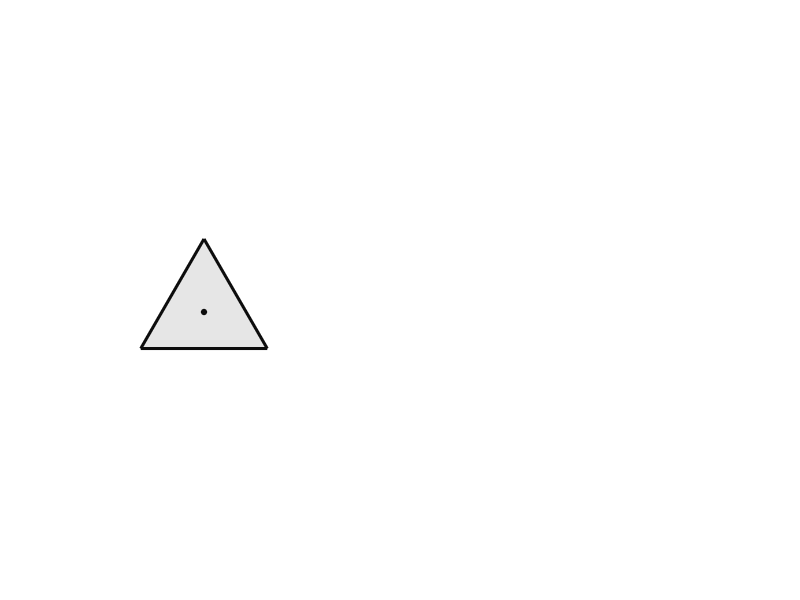

The MATLAB source for this figure: (Note: this script raises an error after producing the figure.)
%% force_diagram_clean.m
% Redraw of "Hinh 4.1" (force-distribution diagram) in a clean vector
% style: proper arrows (quiver, fixed-fraction heads), no default MATLAB
% text-only annotations, boxed equation callouts, consistent color coding.
%
% Panel (a): force balance at the moving platform (TCP)
% Panel (b): force on one active arm (bicep)
%
% All numeric values (81 N, 175.8 N, 122.7 N, 68 N, 123 N, 79 N, 94 N,
% 50 deg) are taken as-given from the thesis force analysis and are NOT
% recomputed here.
%
% Output: F:\DeltaRobot\MoPhong_Luc\figs\force_diagram_clean.png

close all; clc;

outDir = 'F:\DeltaRobot\MoPhong_Luc\figs';
if ~exist(outDir,'dir'); mkdir(outDir); end

%% ---- color scheme -------------------------------------------------
col.black   = [0.05 0.05 0.05];       % structural lines
col.blue    = [0.05 0.05 0.05];       % f_i*l_i vectors, N_e/V_e
col.orange  = [0.05 0.05 0.05];       % inertial / motor-related (F_qt, tau)
col.darkred = [0.05 0.05 0.05];       % weight vectors (W, W_arm)
col.purple  = [0.05 0.05 0.05];       % resultant force (F_e)
col.fillTri = [0.90 0.90 0.90];       % platform triangle fill (light gray, non-black so edges stay visible)
col.gray    = [0.35 0.35 0.35];       % reference / construction lines (kept slightly lighter to distinguish dashed ref line)

lwStruct = 2.2;   % structural line width
lwVec    = 1.8;   % force vector line width
lwArc    = 1.4;   % arc line width
fsLabel  = 11;     % math label font size
fsTxt    = 10;     % Vietnamese label font size
fsBox    = 10.5;   % equation box font size
fsTitle  = 12.5;   % panel title font size

fig = figure('Color','w','Position',[100 100 1400 460],'Units','pixels');

%% =====================================================================
%  PANEL (a) -- force balance at the moving platform (TCP)
%% =====================================================================
ax1 = axes('Parent',fig,'Position',[0.045 0.06 0.42 0.84]);
hold(ax1,'on'); axis(ax1,'equal'); axis(ax1,'off');
xlim(ax1,[-2.3 2.3]); ylim(ax1,[-2.1 2.1]);

R = 1.0;                       % platform "circumradius" for the sketch
vAng = [90 210 330];           % vertex angles: up, down-left, down-right
V = R*[cosd(vAng); sind(vAng)]';   % 3x2 vertex coords

% --- platform triangle (light fill, black edge) ---
patch(ax1,'XData',V(:,1),'YData',V(:,2), ...
    'FaceColor',col.fillTri,'EdgeColor',col.black,'LineWidth',lwStruct);
plot(ax1, 0, 0, 'o', 'MarkerSize',4,'MarkerFaceColor',col.black,'MarkerEdgeColor',col.black);

% --- f_i*l_i vectors: outward from each vertex along its own direction ---
armLen = 0.75;
fLabels = {'$f_1\ell_1$','$f_2\ell_2$','$f_3\ell_3$'};
fLabelsTex = {'f_{1}l_{1}','f_{2}l_{2}','f_{3}l_{3}'};
labOffsets = [0 0.18; -0.16 -0.10; 0.16 -0.10];   % nudge label away from arrow tip
labHA = {'center','right','left'};
for k = 1:3
    dir_k = V(k,:)/R;                       % unit outward direction
    p0 = V(k,:);
    p1 = V(k,:) + armLen*dir_k;
    drawArrow(ax1, p0, p1, col.blue, lwVec, 0.35);
    lp = p1 + labOffsets(k,:);
    text(ax1, lp(1), lp(2), fLabelsTex{k}, 'Interpreter','tex', ...
        'FontSize',fsLabel,'Color',col.blue,'HorizontalAlignment',labHA{k}, ...
        'VerticalAlignment','middle','FontWeight','bold');
end

% --- F_qt (inertial force), up-and-right, orange ---
qtAng = 45;
qtLen = 1.05;
p1 = [qtLen*cosd(qtAng), qtLen*sind(qtAng)];
drawArrow(ax1, [0 0], p1, col.orange, lwVec, 0.30);
text(ax1, p1(1)+0.10, p1(2)+0.16, 'F_{qt}', 'Interpreter','tex', ...
    'FontSize',fsLabel,'Color',col.orange,'HorizontalAlignment','left', ...
    'VerticalAlignment','middle','FontWeight','bold');

% --- W, straight down, dark red ---
wLen = 1.05;
p1 = [0, -wLen];
drawArrow(ax1, [0 0], p1, col.darkred, lwVec, 0.30);
text(ax1, p1(1)+0.10, p1(2)-0.05, 'W', 'Interpreter','tex', ...
    'FontSize',fsLabel,'Color',col.darkred,'HorizontalAlignment','left', ...
    'VerticalAlignment','top','FontWeight','bold');

text(ax1, 0, 2.05, '(a) Sơ đồ phân bố lực tại bàn máy (TCP)', ...
    'Interpreter','none','FontSize',fsTitle,'FontWeight','bold', ...
    'HorizontalAlignment','center','VerticalAlignment','bottom');

%% =====================================================================
%  PANEL (b) -- force on one active arm (bicep)
%% =====================================================================
ax2 = axes('Parent',fig,'Position',[0.555 0.06 0.42 0.84]);
hold(ax2,'on'); axis(ax2,'equal'); axis(ax2,'off');
xlim(ax2,[-1.3 4.3]); ylim(ax2,[-3.0 1.6]);

O = [0 0];
armAngDeg = -20;
Larm = 3.0;
E = O + Larm*[cosd(armAngDeg) sind(armAngDeg)];

% --- arm as a thick structural line segment ---
plot(ax2, [O(1) E(1)], [O(2) E(2)], '-', 'Color', col.black, 'LineWidth', 4.2);
plot(ax2, O(1), O(2), 'o', 'MarkerSize',5,'MarkerFaceColor',col.black,'MarkerEdgeColor',col.black);
plot(ax2, E(1), E(2), 'o', 'MarkerSize',5,'MarkerFaceColor',col.black,'MarkerEdgeColor',col.black);

% --- dashed reference line: arm axis extended beyond E (for the mu arc) ---
Lext = 1.0;
Eext = E + Lext*[cosd(armAngDeg) sind(armAngDeg)];
plot(ax2, [E(1) Eext(1)], [E(2) Eext(2)], '--', 'Color', col.gray, 'LineWidth', 1.1);

% --- O label ---
text(ax2, O(1)-0.15, O(2)+0.32, 'O (vai, RA hộp số)', 'Interpreter','none', ...
    'FontSize',fsTxt,'Color',col.black,'HorizontalAlignment','left', ...
    'VerticalAlignment','bottom','FontWeight','bold');

% --- torque arc near O, small curved arrow, orange ---
tCenter = O + [-0.55 -0.35];
tRadius = 0.42;
drawArc(ax2, tCenter, tRadius, 40, 300, col.orange, 1.9, true);
text(ax2, tCenter(1)-0.05, tCenter(2)-0.62, '\tau (mô-men động cơ)', ...
    'Interpreter','tex','FontSize',fsTxt,'Color',col.orange, ...
    'HorizontalAlignment','center','VerticalAlignment','top','FontWeight','bold');

% --- W_arm, straight down from arm midpoint, dark red ---
M = (O + E)/2;
wArmLen = 68*0.012;
p1 = M + [0 -wArmLen];
drawArrow(ax2, M, p1, col.darkred, lwVec, 0.30);
text(ax2, p1(1)+0.12, p1(2)-0.02, 'W_{arm}', 'Interpreter','tex', ...
    'FontSize',fsLabel,'Color',col.darkred,'HorizontalAlignment','left', ...
    'VerticalAlignment','top','FontWeight','bold');

% --- F_e, resultant end force, purple, angle mu from arm axis ---
muDeg = 50;
feAngDeg = armAngDeg - muDeg;     % rotate clockwise (further downward) from arm axis
feLen = 123*0.012;
p1 = E + feLen*[cosd(feAngDeg) sind(feAngDeg)];
drawArrow(ax2, E, p1, col.purple, 2.1, 0.28);
text(ax2, p1(1)+0.12, p1(2)-0.05, 'F_e', 'Interpreter','tex', ...
    'FontSize',fsLabel,'Color',col.purple,'HorizontalAlignment','left', ...
    'VerticalAlignment','top','FontWeight','bold');

% --- angle arc for mu between arm-extended line and F_e, at E ---
muArcR = 0.55;
drawArc(ax2, E, muArcR, feAngDeg, armAngDeg, col.black, 1.3, false);
muMid = feAngDeg + (armAngDeg-feAngDeg)/2;
mp = E + (muArcR+0.28)*[cosd(muMid) sind(muMid)];
text(ax2, mp(1), mp(2), '\mu', 'Interpreter','tex','FontSize',fsLabel+1, ...
    'Color',col.black,'HorizontalAlignment','center','VerticalAlignment','middle', ...
    'FontWeight','bold');

text(ax2, 1.55, 1.35, '(b) Sơ đồ phân bố lực một cánh tay (bicep)', ...
    'Interpreter','none','FontSize',fsTitle,'FontWeight','bold', ...
    'HorizontalAlignment','center','VerticalAlignment','bottom');

%% ---- export ---------------------------------------------------------
outFile = fullfile(outDir,'force_diagram_clean.png');
set(fig,'PaperPositionMode','auto');
try
    exportgraphics(fig, outFile, 'Resolution', 200);
catch
    print(fig, outFile, '-dpng', '-r200');
end

fprintf('Saved: %s\n', outFile);
d = dir(outFile);
fprintf('Size: %d bytes\n', d.bytes);

%% =====================================================================
%  Local helper functions
%% =====================================================================
function h = drawArrow(ax, p0, p1, color, lw, headfrac)
    % Draw a clean vector arrow from p0 to p1 using quiver (no autoscale).
    dx = p1(1) - p0(1);
    dy = p1(2) - p0(2);
    h = quiver(ax, p0(1), p0(2), dx, dy, 0, ...
        'Color', color, 'LineWidth', lw, ...
        'MaxHeadSize', headfrac, 'AutoScale', 'off', ...
        'MarkerSize', 0.001);
end

function drawArc(ax, center, r, theta1_deg, theta2_deg, color, lw, arrowAtEnd)
    % Draw a circular arc from theta1 to theta2 (degrees), optionally with
    % a small arrowhead tangent to the arc at its end.
    th = linspace(theta1_deg, theta2_deg, 60);
    xarc = center(1) + r*cosd(th);
    yarc = center(2) + r*sind(th);
    plot(ax, xarc, yarc, '-', 'Color', color, 'LineWidth', lw);
    if arrowAtEnd
        dth = sign(theta2_deg - theta1_deg) * 3;
        tx0 = center(1) + r*cosd(theta2_deg - dth);
        ty0 = center(2) + r*sind(theta2_deg - dth);
        tx1 = xarc(end);
        ty1 = yarc(end);
        quiver(ax, tx0, ty0, tx1-tx0, ty1-ty0, 0, ...
            'Color', color, 'LineWidth', lw, ...
            'MaxHeadSize', 6, 'AutoScale', 'off');
    end
end
